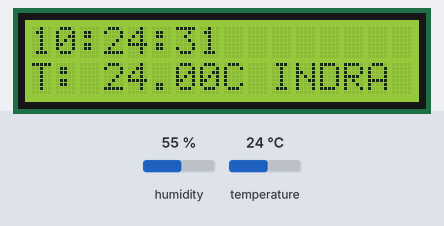
Simulated run of this sketch. Board: Arduino Uno, built with avr-gcc and run on an emulated ATmega328P. Shown: 16×2 character LCD. Inputs (shaded band) come from the test bench; at power-on: temperature 24 °C, humidity 55 %. The local clock reads 2024-03-15 10:24:30 at power-on unless the sketch sets it; what the sketch prints to the serial monitor is not drawn.

Above: at 1.2 s.
1.3 s: temperature set to 12 °C
At 2.7 s:
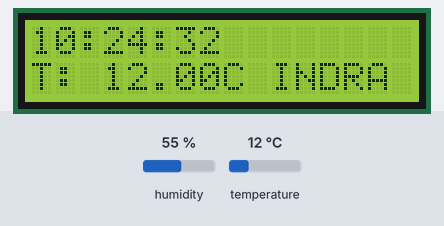
4.6 s: temperature set to 19 °C
At 6.9 s:
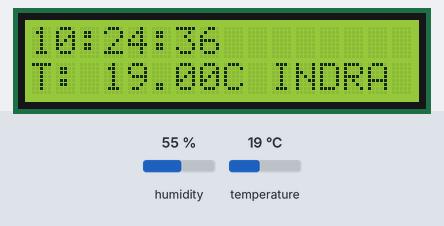
8.8 s: temperature set to 28 °C
At 11.0 s:
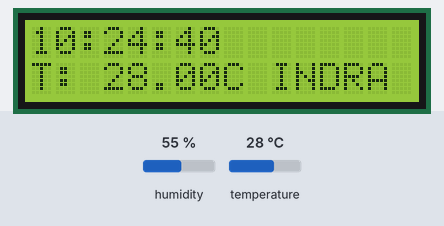
Timing chart, 0 to 12.5 s (numbered marks = the images above; inputs shaded):
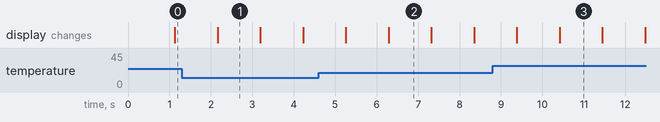

The sketch:

tes2I2C.ino
```cpp
#include <Wire.h>
#include <LiquidCrystal_I2C.h>
#include <LCD.h>
#include <DS3231.h>
#include "DHT.h"
#define DHTPIN 2
#define DHTTYPE DHT22

DHT dht(DHTPIN, DHTTYPE);

DS3231  rtc(SDA, SCL);
LiquidCrystal_I2C lcd(0x27,2,1,0,4,5,6,7,3, POSITIVE);

void setup()
{
Serial.begin(9600);
dht.begin();
rtc.begin();
lcd.begin(16,2);
lcd.backlight();
}

void loop()
{
  Serial.print(rtc.getDateStr());
  Serial.print(",");
  Serial.print(rtc.getTimeStr());
  Serial.println(",");
  lcd.setCursor(0, 0);
  lcd.print(rtc.getTimeStr());
  float t = dht.readTemperature();
  Serial.print(F("Temperature: "));
  Serial.print(t);
  Serial.print(F("°C "));
  Serial.print(",");
  lcd.setCursor(0, 1);
  lcd.print(F("T: "));
  lcd.print(t);
  lcd.print(F("C"));
  lcd.setCursor(10,1);
  lcd.print("INDRA");
  delay(1000);
  }
```

Measured:
- what the display in image 1 shows lasts 1.0 s, from 2.2 s to 3.2 s
